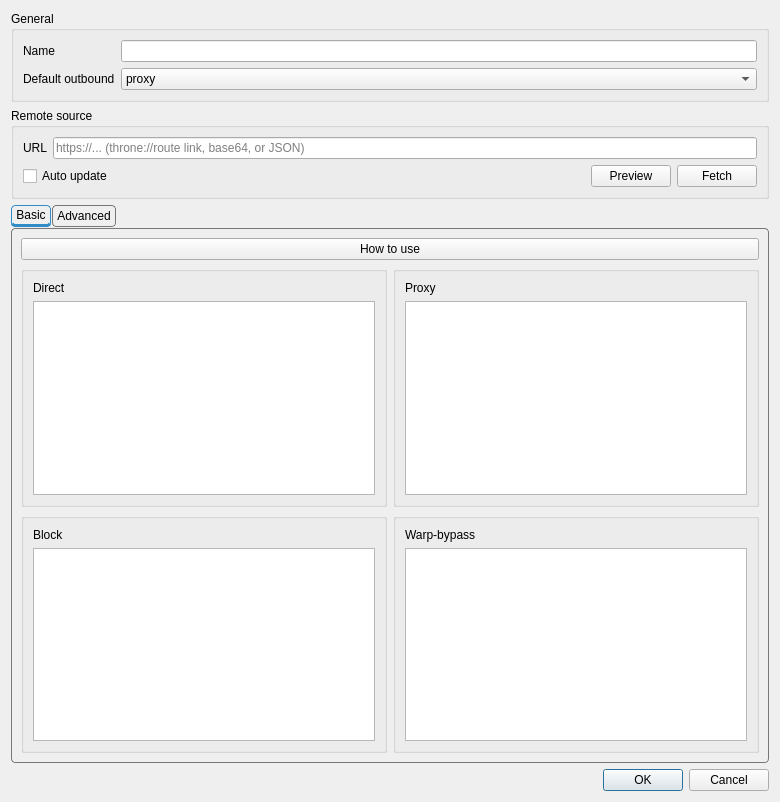
<?xml version="1.0" encoding="UTF-8"?>
<ui version="4.0">
 <class>RouteItem</class>
 <widget class="QDialog" name="RouteItem">
  <property name="geometry">
   <rect>
    <x>0</x>
    <y>0</y>
    <width>780</width>
    <height>802</height>
   </rect>
  </property>
  <property name="windowTitle">
   <string>Route Profile</string>
  </property>
  <layout class="QVBoxLayout" name="verticalLayout_3">
   <item>
    <widget class="QGroupBox" name="generalBox">
     <property name="title">
      <string>General</string>
     </property>
     <layout class="QGridLayout" name="gridLayout">
      <item row="0" column="0">
       <widget class="QLabel" name="route_name_l">
        <property name="text">
         <string>Name</string>
        </property>
       </widget>
      </item>
      <item row="0" column="1">
       <widget class="QLineEdit" name="route_name"/>
      </item>
      <item row="2" column="1">
       <widget class="QComboBox" name="def_out">
        <item>
         <property name="text">
          <string notr="true">proxy</string>
         </property>
        </item>
        <item>
         <property name="text">
          <string notr="true">direct</string>
         </property>
        </item>
        <item>
         <property name="text">
          <string notr="true">block</string>
         </property>
        </item>
        <item>
         <property name="text">
          <string notr="true">warp-bypass</string>
         </property>
        </item>
       </widget>
      </item>
      <item row="2" column="0">
       <widget class="QLabel" name="def_out_l">
        <property name="text">
         <string>Default outbound</string>
        </property>
       </widget>
      </item>
     </layout>
    </widget>
   </item>
   <item>
    <widget class="QGroupBox" name="remoteBox">
     <property name="title">
      <string>Remote source</string>
     </property>
     <layout class="QVBoxLayout" name="remoteBoxLayout">
      <item>
       <layout class="QHBoxLayout" name="remoteUrlRow">
        <item>
         <widget class="QLabel" name="remoteUrlLabel">
          <property name="text">
           <string>URL</string>
          </property>
         </widget>
        </item>
        <item>
         <widget class="QLineEdit" name="remoteUrlEdit">
          <property name="placeholderText">
           <string>https://... (throne://route link, base64, or JSON)</string>
          </property>
         </widget>
        </item>
       </layout>
      </item>
      <item>
       <layout class="QHBoxLayout" name="remoteActionRow">
        <item>
         <widget class="QCheckBox" name="autoUpdateCheck">
          <property name="toolTip">
           <string>Re-fetch this profile from the URL when subscriptions auto-update.&#10;Your local edits are overwritten on each update.</string>
          </property>
          <property name="text">
           <string>Auto update</string>
          </property>
         </widget>
        </item>
        <item>
         <spacer name="remoteActionSpacer">
          <property name="orientation">
           <enum>Qt::Orientation::Horizontal</enum>
          </property>
          <property name="sizeHint" stdset="0">
           <size>
            <width>40</width>
            <height>20</height>
           </size>
          </property>
         </spacer>
        </item>
        <item>
         <widget class="QPushButton" name="remotePreviewBtn">
          <property name="toolTip">
           <string>Fetch the URL and show the routing profile without changing the current rules.</string>
          </property>
          <property name="text">
           <string>Preview</string>
          </property>
         </widget>
        </item>
        <item>
         <widget class="QPushButton" name="remoteFetchBtn">
          <property name="toolTip">
           <string>Fetch the URL and replace the current rules with the fetched ones.</string>
          </property>
          <property name="text">
           <string>Fetch</string>
          </property>
         </widget>
        </item>
       </layout>
      </item>
     </layout>
    </widget>
   </item>
   <item>
    <widget class="QTabWidget" name="tabWidget">
     <property name="styleSheet">
      <string notr="true">QTabWidget::pane {
    margin-top: 1px;
    border: 1px solid #777777;
    border-radius: 4px;
}

QTabBar {
    background: transparent;
    qproperty-drawBase: 0;
}

QTabBar::tab {
    border: 1px solid #777777;
    border-bottom: 3px solid transparent;
    border-radius: 4px;

    padding: 2px 4px;
    margin-right: 1px;
}

QTabBar::tab:selected {
    border: 1px solid palette(highlight);
    border-bottom: 3px solid palette(highlight);
}

QTabBar::tab:!selected {
    border: 1px solid #777777;
}

QTabBar::tab:hover:!selected {
    border: 1px solid #777777;
}</string>
     </property>
     <property name="currentIndex">
      <number>0</number>
     </property>
     <widget class="QWidget" name="tab_2">
      <attribute name="title">
       <string>Basic</string>
      </attribute>
      <layout class="QVBoxLayout" name="verticalLayout_5">
       <item>
        <widget class="QPushButton" name="howtouse_button">
         <property name="text">
          <string>How to use</string>
         </property>
        </widget>
       </item>
       <item>
        <layout class="QGridLayout" name="simpleGrid">
         <item row="0" column="0">
          <widget class="QGroupBox" name="simple_direct_box">
           <layout class="QVBoxLayout" name="verticalLayout_6">
            <item>
             <widget class="QLabel" name="label">
              <property name="text">
               <string>Direct</string>
              </property>
             </widget>
            </item>
            <item>
             <widget class="QTextEdit" name="simple_direct"/>
            </item>
           </layout>
          </widget>
         </item>
         <item row="0" column="1">
          <widget class="QGroupBox" name="simple_proxy_box">
           <layout class="QVBoxLayout" name="verticalLayout_7">
            <item>
             <widget class="QLabel" name="label_2">
              <property name="text">
               <string>Proxy</string>
              </property>
             </widget>
            </item>
            <item>
             <widget class="QTextEdit" name="simple_proxy"/>
            </item>
           </layout>
          </widget>
         </item>
         <item row="1" column="0">
          <widget class="QGroupBox" name="simple_block_box">
           <layout class="QVBoxLayout" name="verticalLayout_8">
            <item>
             <widget class="QLabel" name="label_3">
              <property name="text">
               <string>Block</string>
              </property>
             </widget>
            </item>
            <item>
             <widget class="QTextEdit" name="simple_block"/>
            </item>
           </layout>
          </widget>
         </item>
         <item row="1" column="1">
          <widget class="QGroupBox" name="simple_warpbypass_box">
           <layout class="QVBoxLayout" name="verticalLayout_10">
            <item>
             <widget class="QLabel" name="label_4">
              <property name="text">
               <string>Warp-bypass</string>
              </property>
             </widget>
            </item>
            <item>
             <widget class="QTextEdit" name="simple_warpbypass"/>
            </item>
           </layout>
          </widget>
         </item>
        </layout>
       </item>
      </layout>
     </widget>
     <widget class="QWidget" name="tab">
      <attribute name="title">
       <string>Advanced</string>
      </attribute>
      <layout class="QVBoxLayout" name="verticalLayout_4">
       <item>
        <widget class="QGroupBox" name="groupBox">
         <property name="title">
          <string>Rules</string>
         </property>
         <layout class="QHBoxLayout" name="horizontalLayout_4">
          <property name="leftMargin">
           <number>0</number>
          </property>
          <property name="topMargin">
           <number>0</number>
          </property>
          <property name="rightMargin">
           <number>0</number>
          </property>
          <property name="bottomMargin">
           <number>0</number>
          </property>
          <item>
           <widget class="QFrame" name="frame">
            <property name="frameShape">
             <enum>QFrame::Shape::NoFrame</enum>
            </property>
            <property name="frameShadow">
             <enum>QFrame::Shadow::Raised</enum>
            </property>
            <layout class="QVBoxLayout" name="verticalLayout_9">
             <property name="spacing">
              <number>7</number>
             </property>
             <property name="leftMargin">
              <number>5</number>
             </property>
             <property name="topMargin">
              <number>5</number>
             </property>
             <property name="rightMargin">
              <number>5</number>
             </property>
             <property name="bottomMargin">
              <number>5</number>
             </property>
             <item>
              <widget class="QListWidget" name="route_items"/>
             </item>
             <item>
              <widget class="QWidget" name="widget_2" native="true">
               <layout class="QHBoxLayout" name="horizontalLayout_2">
                <item>
                 <widget class="QPushButton" name="new_route_item">
                  <property name="text">
                   <string>New</string>
                  </property>
                 </widget>
                </item>
                <item>
                 <widget class="QPushButton" name="moveup_route_item">
                  <property name="text">
                   <string>Move Up</string>
                  </property>
                 </widget>
                </item>
                <item>
                 <widget class="QPushButton" name="movedown_route_item">
                  <property name="text">
                   <string>Move Down</string>
                  </property>
                 </widget>
                </item>
                <item>
                 <widget class="QPushButton" name="delete_route_item">
                  <property name="text">
                   <string>Delete</string>
                  </property>
                 </widget>
                </item>
               </layout>
              </widget>
             </item>
            </layout>
           </widget>
          </item>
          <item>
           <widget class="QFrame" name="rule_attr_box">
            <layout class="QVBoxLayout" name="verticalLayout">
             <property name="leftMargin">
              <number>0</number>
             </property>
             <property name="topMargin">
              <number>5</number>
             </property>
             <property name="rightMargin">
              <number>5</number>
             </property>
             <property name="bottomMargin">
              <number>5</number>
             </property>
             <item>
              <layout class="QHBoxLayout" name="horizontalLayout_5">
               <item>
                <widget class="QLabel" name="rule_name_l">
                 <property name="text">
                  <string>Name</string>
                 </property>
                </widget>
               </item>
               <item>
                <widget class="QLineEdit" name="rule_name"/>
               </item>
              </layout>
             </item>
             <item>
              <widget class="QLabel" name="rule_preview_l">
               <property name="text">
                <string>Preview</string>
               </property>
              </widget>
             </item>
             <item>
              <widget class="QTextBrowser" name="rule_preview">
               <property name="minimumSize">
                <size>
                 <width>0</width>
                 <height>120</height>
                </size>
               </property>
               <property name="documentTitle">
                <string notr="true"/>
               </property>
               <property name="openExternalLinks">
                <bool>false</bool>
               </property>
              </widget>
             </item>
            </layout>
           </widget>
          </item>
         </layout>
        </widget>
       </item>
       <item>
        <widget class="QGroupBox" name="groupBox_2">
         <property name="title">
          <string>Rule Settings</string>
         </property>
         <layout class="QVBoxLayout" name="verticalLayout_2">
          <property name="spacing">
           <number>7</number>
          </property>
          <property name="leftMargin">
           <number>0</number>
          </property>
          <property name="topMargin">
           <number>0</number>
          </property>
          <property name="rightMargin">
           <number>0</number>
          </property>
          <property name="bottomMargin">
           <number>0</number>
          </property>
          <item>
           <layout class="QHBoxLayout" name="horizontalLayout_action">
            <property name="leftMargin">
             <number>4</number>
            </property>
            <property name="rightMargin">
             <number>4</number>
            </property>
            <item>
             <widget class="QLabel" name="rule_action_l">
              <property name="text">
               <string>Action</string>
              </property>
             </widget>
            </item>
            <item>
             <widget class="QComboBox" name="rule_action_combo"/>
            </item>
           </layout>
          </item>
          <item>
           <widget class="QTabWidget" name="rule_attr_tabs">
            <property name="sizePolicy">
             <sizepolicy hsizetype="Preferred" vsizetype="Preferred">
              <horstretch>0</horstretch>
              <verstretch>0</verstretch>
             </sizepolicy>
            </property>
            <property name="minimumSize">
             <size>
              <width>0</width>
              <height>100</height>
             </size>
            </property>
            <property name="styleSheet">
             <string notr="true">QTabWidget::pane {
    margin-top: 1px;
    border: 1px solid #777777;
    border-radius: 4px;
}

QTabBar {
    background: transparent;
    qproperty-drawBase: 0;
}

QTabBar::tab {
    border: 1px solid #777777;
    border-bottom: 3px solid transparent;
    border-radius: 4px;

    padding: 2px 4px;
    margin-right: 1px;
}

QTabBar::tab:selected {
    border: 1px solid palette(highlight);
    border-bottom: 3px solid palette(highlight);
}

QTabBar::tab:!selected {
    border: 1px solid #777777;
}

QTabBar::tab:hover:!selected {
    border: 1px solid #777777;
}</string>
            </property>
            <property name="currentIndex">
             <number>-1</number>
            </property>
           </widget>
          </item>
         </layout>
        </widget>
       </item>
      </layout>
     </widget>
    </widget>
   </item>
   <item>
    <widget class="QDialogButtonBox" name="buttonBox">
     <property name="standardButtons">
      <set>QDialogButtonBox::StandardButton::Cancel|QDialogButtonBox::StandardButton::Ok</set>
     </property>
    </widget>
   </item>
  </layout>
 </widget>
 <resources/>
 <connections/>
</ui>
